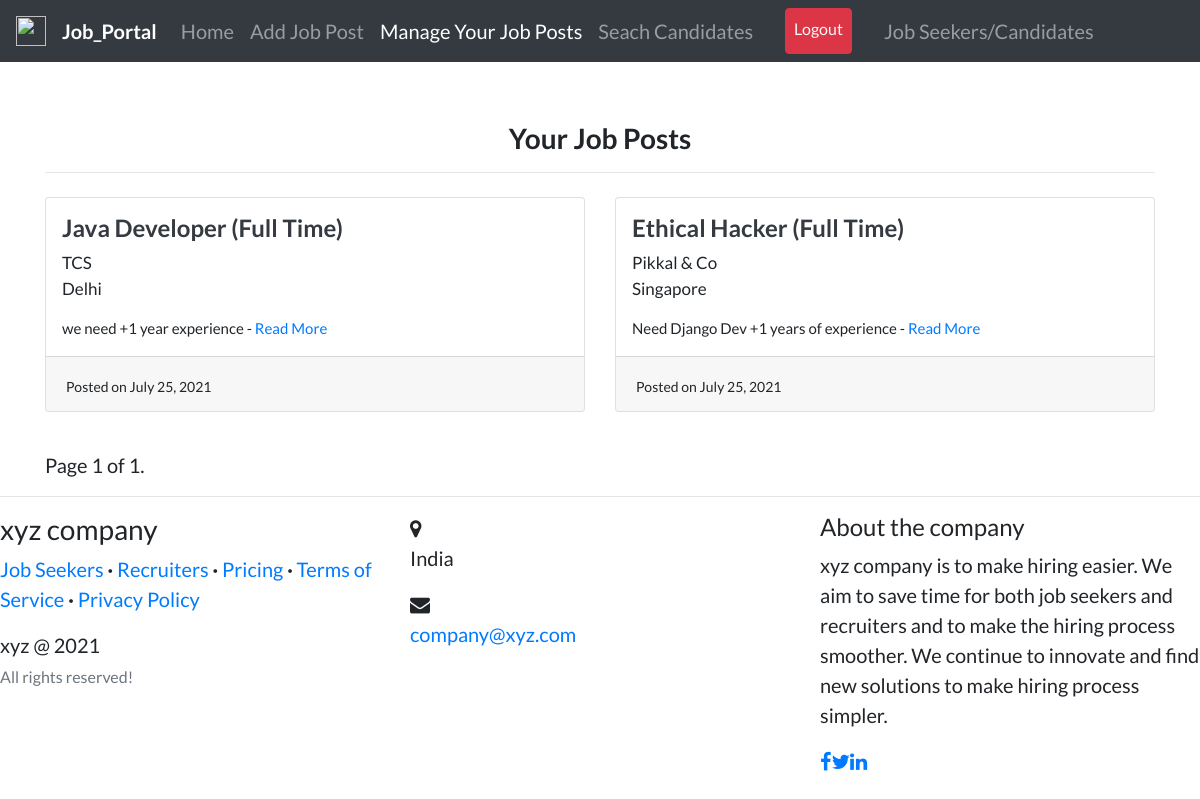
Page /hiring/jobs/ (signed in) on the committed database.
### recruiters/models.py (models this page shows, shortened)
class Job(models.Model):
    recruiter = models.ForeignKey(
        User, related_name='jobs', on_delete=models.CASCADE)
    title = models.CharField(max_length=255)
    company = models.CharField(max_length=200)
    location = models.CharField(max_length=255)
    description = models.TextField()
    skills_req = models.CharField(max_length=200)
    job_type = models.CharField(
        max_length=30, choices=CHOICES, default='Full Time', null=True)
    link = models.URLField(null=True, blank=True)
    slug = AutoSlugField(populate_from='title', unique=True, null=True)
    date_posted = models.DateTimeField(default=timezone.now)

### recruiters/views.py (the view)
# urls.py: path('jobs/', views.all_jobs, name='job-list'),
@login_required
def all_jobs(request):
    jobs = Job.objects.filter(recruiter=request.user).order_by('-date_posted')
    paginator = Paginator(jobs, 20)
    page_number = request.GET.get('page')
    page_obj = paginator.get_page(page_number)
    context = {
        'manage_jobs_page': "active",
        'jobs': page_obj,
        'rec_navbar': 1,
    }
    return render(request, 'recruiters/job_posts.html', context)

### recruiters/templates/recruiters/job_posts.html (shortened to what this page needs)
{% extends "users/layout.html" %} {% load static %} {% block content %}
<br /><br />
<div>
  <h3 class="text-center"><b>Your Job Posts</b></h3>
  <hr my-2 />
  {% if not jobs %}
  <h4 class="text-center">
    Please <a href="{% url 'add-job' %}">add a job</a> first!
  </h4>
  {% else %}
  <div class="row">
    {% for job in jobs %}
    <div class="col-md-6">
      <div class="card card-signin my-2">
        <span class="ml-3 mt-3">
          <a href="{% url 'add-job-detail' job.slug %}"
            ><h4 class="text-dark">
              <b>{{job.title}} ({{job.job_type}})</b>
            </h4></a
          >
          <p style="font-size: 17px">{{job.company}}<br />{{job.location}}</p>
          <p style="font-size: 15px">
            {{job.description|truncatewords:30}} -
            <a href="{% url 'add-job-detail' job.slug %}">Read More</a>
          </p>
        </span>
        <div class="card-footer">
          <span style="font-size: 14px"
            >Posted on {{job.date_posted|date:"F d, Y"}}</span
          >
        </div>
      </div>
    </div>
    {% endfor %}
  </div>
</div>
<br />
<div class="pagination">
  <span class="step-links">
    <span class="current">
      Page {{ jobs.number }} of {{ jobs.paginator.num_pages }}.
    </span>
  </span>
  {% endif %}
</div>
{% endblock content %}

### users/templates/users/layout.html (style rules this page uses)
body { font-family: "Lato"; font-size: 20px; }

### rows in the picture
Job: title "Java Developer", job_type "Full Time", company "TCS", location "Delhi", description "we need +1 year experience", date_posted "July 25, 2021"
Job: title "Ethical Hacker", job_type "Full Time", company "Pikkal & Co", location "Singapore", description "Need Django Dev +1 years of experience", date_posted "July 25, 2021"

### other values in the picture
{{ jobs.number }} "1"
{{ jobs.paginator.num_pages }} "1"
